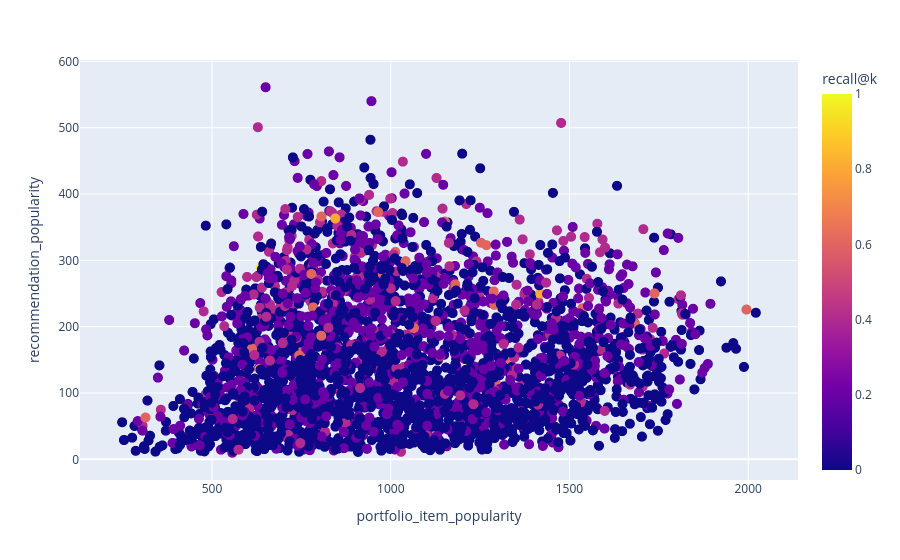

Write notebook code for a chart like this one.
### Code cell
fig = px.scatter(results_df, x="portfolio_item_popularity", y="recommendation_popularity", color="recall@k") #symbol
fig.update_traces(marker=dict(size=10))
fig.show()

### Figure 1 — Plotly figure (JSON) as saved in the notebook; plotly's stock layout.template omitted (floating-point values rounded to 4 significant figures; data arrays with more than 128 entries replaced by an {"elided": "..."} marker saying what was removed)
{"data": [{"hovertemplate": "portfolio_item_popularity=%{x}<br>recommendation_popularity=%{y}<br>recall@k=%{marker.color}<extra></extra>", "legendgroup": "", "marker": {"color": {"elided": "2984 float values"}, "coloraxis": "coloraxis", "size": 10, "symbol": "circle"}, "mode": "markers", "name": "", "showlegend": false, "type": "scattergl", "x": {"elided": "2984 float values"}, "xaxis": "x", "y": {"elided": "2984 float values"}, "yaxis": "y"}], "layout": {"coloraxis": {"colorbar": {"title": {"text": "recall@k"}}, "colorscale": [[0, "#0d0887"], [0.1111, "#46039f"], [0.2222, "#7201a8"], [0.3333, "#9c179e"], [0.4444, "#bd3786"], [0.5556, "#d8576b"], [0.6667, "#ed7953"], [0.7778, "#fb9f3a"], [0.8889, "#fdca26"], [1, "#f0f921"]]}, "legend": {"tracegroupgap": 0}, "margin": {"t": 60}, "xaxis": {"anchor": "y", "domain": [0, 1], "title": {"text": "portfolio_item_popularity"}}, "yaxis": {"anchor": "x", "domain": [0, 1], "title": {"text": "recommendation_popularity"}}}}
